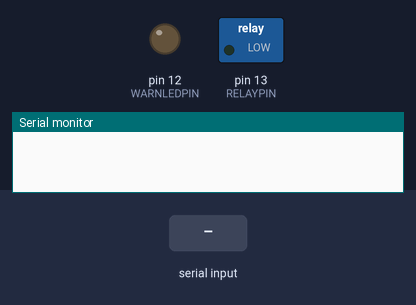
Bench run of a sketch on a simulated Arduino Uno, built with avr-gcc and run on an emulated ATmega328P. Parts: switched loads named in the sketch (green lamp = pin HIGH), output pins drawn as LEDs (lit = HIGH), the last lines printed to the serial monitor. Inputs (shaded band) come from the test bench.

Above: at 1.2 s.
1.3 s: "1" received over Serial
At 2.7 s:
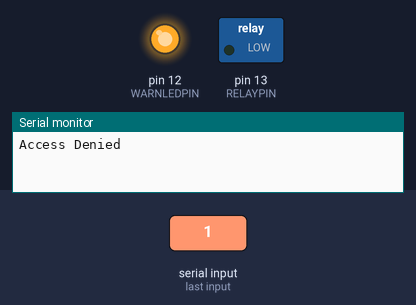
Timing chart, 0 to 7.8 s (numbered marks = the images above; inputs shaded):
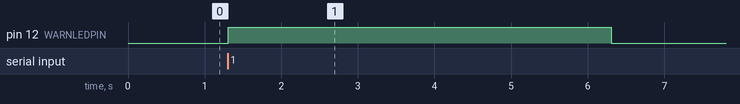

The sketch:

rfid.ino
```cpp
#define RELAYPIN 13
#define WARNLEDPIN 12
char tag[] ="51005F46642C";
char input[12];
int count = 0;
boolean flag = 0;
void setup()
{
	Serial.begin(9600);
	pinMode(RELAYPIN,OUTPUT);
	pinMode(WARNLEDPIN,OUTPUT);
}
void loop()
{
	if(Serial.available())
	{
		count = 0;


		while(Serial.available() && count < 12)
		{
			input[count] = Serial.read();
			count++;
			delay(5);
		}


		if(count == 12)
		{
			count =0;
			flag = 1;


			while(count<12 && flag !=0)
			{
				if(input[count]==tag[count])
				flag = 1;
				else
				flag= 0;

				count++;
			}
		}
		if(flag == 1)
		{
			Serial.println("Access Allowed!");
			digitalWrite(RELAYPIN,HIGH);
			delay (5000);
			digitalWrite (RELAYPIN,LOW);
		}
		else
		{
			Serial.println("Access Denied");
			digitalWrite(WARNLEDPIN,HIGH);
			delay(5000);
			digitalWrite(WARNLEDPIN,LOW);
		}

		for(count=0; count<12; count++)
		{
			input[count]= 'F';
		}
		count = 0;
	}
}
```

Measured:
- after the input at 1.3 s, pin 12 (WARNLEDPIN): LOW → HIGH at once, → LOW 5.0 s later
